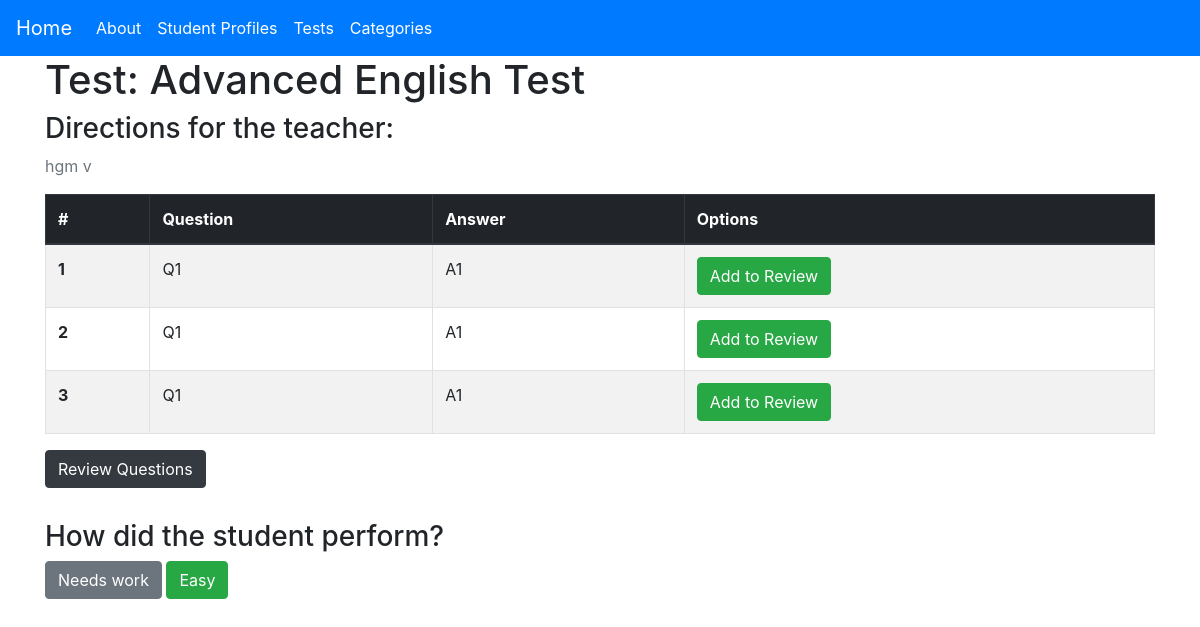
/tests/take/1/profile/1, run on the app's committed database.
### tests/models.py (models this page shows, shortened)
class Test(models.Model):
    test_name = models.CharField(max_length=100)
    test_directions = models.TextField(null=True)
    test_status_new = models.ManyToManyField(StudentProfile, related_name='test_status_new')
    test_status_good = models.ManyToManyField(StudentProfile, related_name='test_status_good', blank=True)
    test_status_repeat = models.ManyToManyField(StudentProfile, related_name='test_status_repeat', blank=True)
    test_repeat_due = models.IntegerField(default=6)
    test_status_due = models.ManyToManyField(StudentProfile, related_name='test_status_due', blank=True)
    test_order = models.IntegerField(default=0)
    supporting_material = models.CharField(max_length=500, null=True, blank=True)
    category = models.ForeignKey(Category, on_delete=models.CASCADE)

### question/models.py (models this page shows, shortened)
class Question(models.Model):
    test = models.ForeignKey('tests.Test', on_delete=models.CASCADE)
    question = models.CharField(max_length=200)
    answer = models.CharField(max_length=200)
    review_question = models.BooleanField(default=False)

### tests/views.py (the view)
# urls.py: path('tests/take/<int:test_id>/profile/<int:profile_id>', views.take_test, name='take-test'),
def take_test(request, test_id, profile_id):
    test = Test.objects.filter(pk=test_id).first()
    questions = Question.objects.filter(test=test).order_by('id')
    for question in Question.objects.all():
        if question.review_question == True:
            review_questions_bool = True
            break
        else:
            review_questions_bool = False
    profile = StudentProfile.objects.filter(pk=profile_id).first()
    context = {
        'title': str(test.test_name) + ' - Test',
        'test': test,
        'category': test.category,
        'questions': questions,
        'profile': profile,
        'review_questions_bool': review_questions_bool,
        'taking_individual_test': True,
    }
    return render(request, 'main/take_test.html', context=context)

### main/templates/main/take_test.html (shortened to what this page needs)
{% extends 'main/base.html' %}
{% block content %}
<h1>Test: {{ test.test_name }}</h1>
<h3>Directions for the teacher:</h3>
<p class="test-directions text-muted">
    {{ test.test_directions }}
</p>
<table class="table table-bordered table-striped">
    <thead class="thead-dark">
        <tr>
            <th scope="col">#</th>
            <th scope="col">Question</th>
            <th scope="col">Answer</th>
            <th scope="col">Options</th>
        </tr>
    </thead>
    <tbody>
        {% for question in questions %}
            <tr>
                <th scope="row">{{forloop.counter}}</th>
                <td>{{question.question}}</td>
                <td>{{question.answer}}</td>
                <td>
                    <a href="{% url 'add-to-review' profile.id question.id category.id taking_individual_test %}">
                        <button class="btn btn-success">Add to Review</button>
                    </a>
                </td>
            </tr>
        {% endfor %}
    </tbody>
</table>
<div class="mb-4">
    <button class="btn btn-dark mb-2" type="button" data-toggle="collapse" data-target="#collapseExample" aria-expanded="false" aria-controls="collapseExample">
        Review Questions
    </button>
</div>
<div>
    <h3>How did the student perform?</h3>
    <a href="{% url 'test-score-needs-work' test.id profile.id category.id %}">
        <button class="btn btn-secondary">
            Needs work
        </button>
    </a>
    <a href="{% url 'test-score-good' test.id profile.id category.id %}">
        <button class="btn btn-success">
            Easy
        </button>
    </a>
</div>
{% endblock content %}

### data on the page
Test: test_name "Advanced English Test", test_directions "hgm v"
Question: question "Q1", answer "A1"
Question: question "Q1", answer "A1"
Question: question "Q1", answer "A1"
